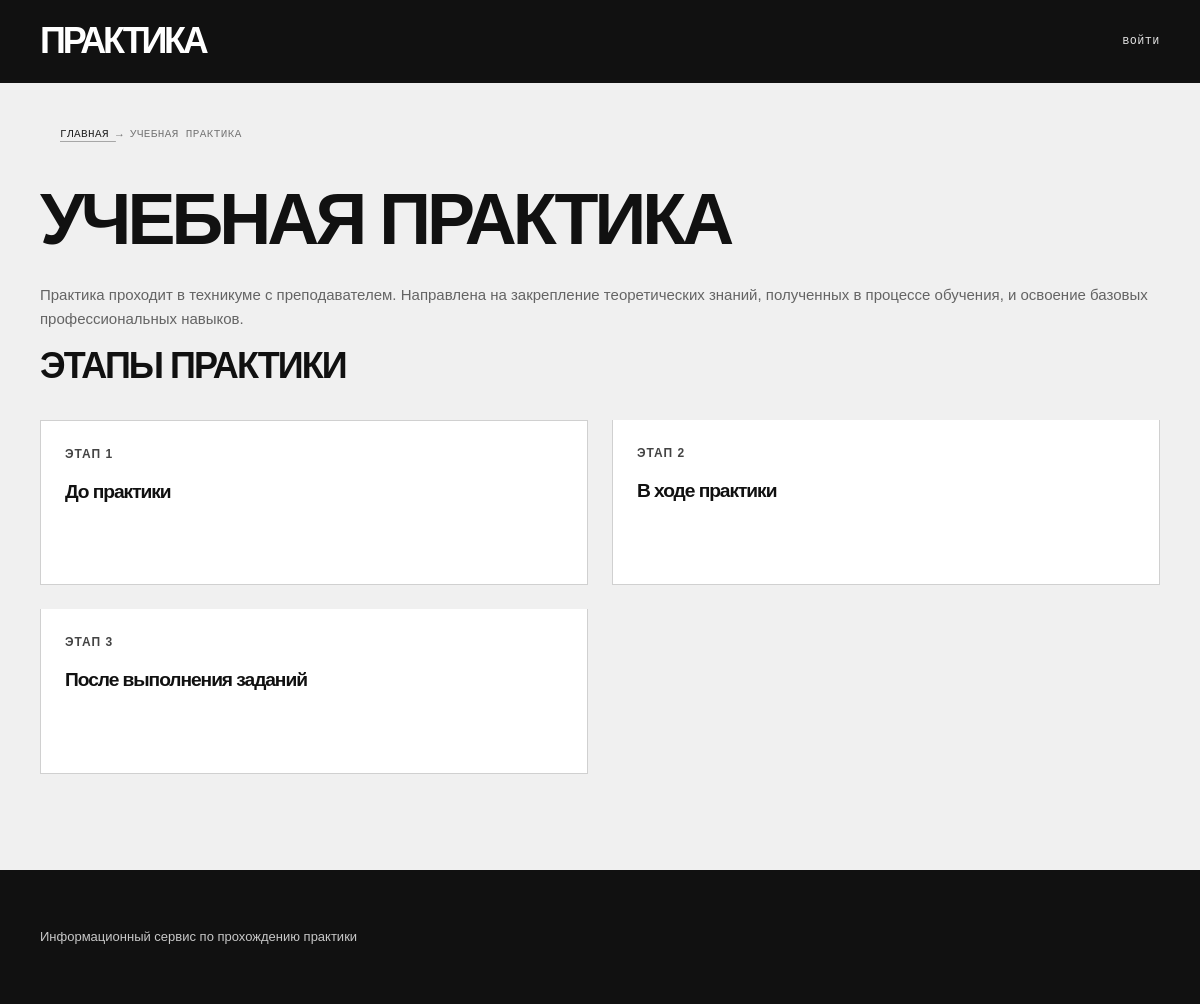
The page /practice/5/ on the database its author committed.
### practices/models.py (models this page shows, shortened)
class Practice(models.Model):
    name = models.CharField(max_length=150)
    description = models.TextField(blank=True)
    active = models.BooleanField(default=True)
    class Meta:
        ordering = ["id"]

class Stage(models.Model):
    practice = models.ForeignKey(
        Practice,
        on_delete=models.CASCADE,
        related_name="stages",
    )
    name = models.CharField(max_length=150)
    instructions = models.TextField(blank=True)
    requirements = models.TextField(blank=True)
    deadline = models.CharField(
        max_length=200,
        blank=True,
        default="",
        verbose_name="Срок выполнения",
    )
    order = models.PositiveIntegerField(default=0)
    class Meta:
        ordering = ["order", "id"]

### practices/views.py (the view)
def practice_detail(request, practice_id):
    practice = get_object_or_404(
        Practice,
        id=practice_id,
        active=True,
    )
    stages = practice.stages.all()
    return render(
        request,
        "practices/practice_detail.html",
        {
            "practice": practice,
            "stages": stages,
        },
    )

### practices/templates/practices/practice_detail.html (shortened to what this page needs)
{% extends "base.html" %}
{% block breadcrumbs %}
    <nav class="breadcrumbs">
        <a href="{% url 'home' %}">
            Главная
        </a>
        <span>→</span>
        <span>
            {{ practice.name }}
        </span>
    </nav>
{% endblock %}
{% block content %}
<div class="container">
    <h1>
        {{ practice.name }}
    </h1>
    {% if practice.description %}
        <p>
            {{ practice.description }}
        </p>
    {% endif %}
    <section>
        <h2>
            Этапы практики
        </h2>
        <div class="stage-list">
            {% for stage in stages %}
                <a
                    href="{% url 'stage_detail' practice.id stage.id %}"
                    class="stage-card"
                >
                    <span>
                        Этап {{ forloop.counter }}
                    </span>
                    <h3>
                        {{ stage.name }}
                    </h3>
                </a>
            {% empty %}
                <p>
                    Этапы пока не добавлены.
                </p>
            {% endfor %}
        </div>
    </section>
</div>
{% endblock %}

### static/css/style.css (style rules this page uses)
:root { color-scheme: dark; --bg: #0a0a0a; --surface: #121212; --surface-hover: #191919; --surface-raised: #171717; --text: #f4f4f4; --muted: #a6a6a6; --border: #2d2d2d; --accent: #848484; --accent-hover: #9d9d9d; --accent-blue: #969696; --danger: #929292; --container: 1120px; --radius: 0; --shadow: 0 16px 45px rgba(0, 0, 0, 0.22); }
* { box-sizing: border-box; }
html { scroll-behavior: smooth; }
body { margin: 0; background: radial-gradient( ellipse at 15% 0%, rgba(83, 83, 83, 0.12), transparent 36% ), radial-gradient( ellipse at 95% 35%, rgba(100, 100, 100, 0.07), transparent 32% ), var(--bg); color: var(--text); font-family: Inter, -apple-system, BlinkMacSystemFont, "Segoe UI", sans-serif; font-size: 15px; line-height: 1.7; -webkit-font-smoothing: antialiased; }
a { color: inherit; text-decoration: none; }
button, a { -webkit-tap-highlight-color: transparent; }
p { color: var(--muted); }
h1, h2, h3, h4 { margin-top: 0; color: var(--text); font-weight: 700; letter-spacing: -0.035em; }
h1 { margin-bottom: 22px; font-size: clamp(32px, 4vw, 46px); line-height: 1.15; letter-spacing: -0.05em; }
h2 { margin-bottom: 16px; font-size: 25px; line-height: 1.3; }
h3 { margin-bottom: 12px; font-size: 19px; line-height: 1.4; }
.container { width: min( calc(100% - 96px), var(--container) ); margin-right: auto; margin-left: auto; }
.breadcrumbs { margin-bottom: 42px; color: #7a7a7a; font-size: 13px; line-height: 1.6; }
.breadcrumbs a { color: #a6a6a6; transition: color 0.2s ease; }
.stage-list { display: grid; grid-template-columns: repeat(2, minmax(0, 1fr)); gap: 18px; margin-top: 34px; }
.stage-card { display: block; min-width: 0; min-height: 165px; padding: 27px; background: var(--surface); border: 1px solid var(--border); border-radius: var(--radius); transition: background 0.22s ease, border-color 0.22s ease, transform 0.22s ease; }
.stage-card span { display: block; margin-bottom: 17px; color: var(--accent-hover); font-size: 12px; font-weight: 600; letter-spacing: 0.08em; text-transform: uppercase; }
:root { color-scheme: light; --bg: #f0f0f0; --surface: #ffffff; --surface-hover: #e7e7e7; --surface-raised: #f7f7f7; --text: #111111; --muted: #646464; --border: #d0d0d0; --accent: #111111; --accent-hover: #444444; --accent-blue: #111111; --danger: #434343; --container: 1240px; --radius: 0px; --shadow: none; }
*, *::before, *::after { box-sizing: border-box; }
body { margin: 0; background: var(--bg); color: var(--text); font-family: 'Manrope', sans-serif; font-size: 15px; line-height: 1.65; -webkit-font-smoothing: antialiased; }
h1, h2, h3, h4 { color: var(--text); font-family: 'Manrope', sans-serif; font-weight: 800; letter-spacing: -0.055em; line-height: 1.08; }
h1 { font-size: clamp(2.5rem, 6vw, 5.5rem); margin: 0 0 24px; text-transform: uppercase; }
h2 { font-size: clamp(1.6rem, 3vw, 2.5rem); margin: 0 0 18px; text-transform: uppercase; }
h3 { font-size: 1.2rem; margin: 0 0 12px; }
.container { width: min(calc(100% - 80px), var(--container)); margin-inline: auto; }
.breadcrumbs { margin: 0 0 36px; color: #757575; font-family: 'IBM Plex Mono', monospace; font-size: 11px; line-height: 1.8; letter-spacing: .035em; text-transform: uppercase; }
.breadcrumbs a { color: #222222; text-decoration: underline; text-decoration-color: #a7a7a7; text-underline-offset: 4px; }
.hero, .practice-card, .practice-list, .stage-card, .document-card, .explanation-card, .stage-info-block, .stage-information, .stage-documents, .stage-explanations, .empty-state, .auth-card, .confirm-card, .dashboard-section, .dashboard-item, .admin-list__item, .warning-block { border-radius: 0 !important; box-shadow: none !important; }
.practice-list, .stage-list, .stage-documents__list, .practice-admin-grid, .dashboard-list, .admin-list { display: grid; gap: 2vw; }
.practice-card, .stage-card, .document-card, .explanation-card, .practice-admin-card, .dashboard-item, .admin-list__item { background: var(--surface); border: 1px solid var(--border); padding: 24px; transition: background .18s ease, border-color .18s ease; }
.practice-card + .practice-card, .stage-card + .stage-card, .document-card + .document-card, .explanation-card + .explanation-card, .practice-admin-card + .practice-admin-card, .dashboard-item + .dashboard-item, .admin-list__item + .admin-list__item { border-top: 0; }
.breadcrumbs { margin-left: 60px; padding-left: 0; box-sizing: border-box; }
.main > .breadcrumbs { box-sizing: border-box; margin-left: 60px; margin-right: 20px; }

### rows shown on the page
Practice: name "УЧЕБНАЯ ПРАКТИКА", description "Практика проходит в техникуме с преподавателем. Направлена на закрепление теоретических знаний, полученных в процессе обучения, и освоение базовых профессиональных навыков."
Stage: name "До практики"
Stage: name "В ходе практики"
Stage: name "После выполнения заданий"
